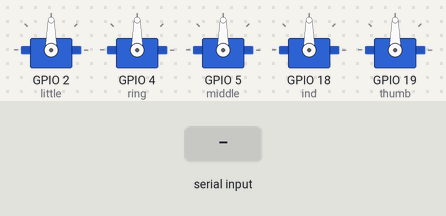
Bench run of a program on a simulated ESP32. On the bench: 5 × servo. The test bench sets the inputs (shaded band).

Above: at 1.2 s.
1.3 s: "1,90,45," received over Serial
At 4.5 s:
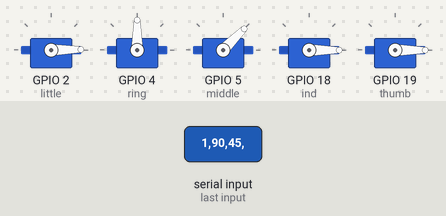
Timing chart, 0 to 6.0 s (numbered marks = the images above; inputs shaded):
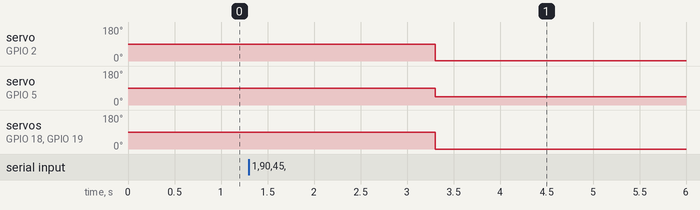

Measured:
- after the input at 1.3 s, servo on GPIO 2 (little): 90° → 1° after 2.0 s; servo on GPIO 5 (middle): 90° → 45° after 2.0 s; servo on GPIO 18 (ind), servo on GPIO 19 (thumb): 90° → 0° after 2.0 s

The program:

main.cpp
```cpp
#include <ESP32Servo.h>
#include <Arduino.h>

Servo little;
Servo ring;
Servo middle;
Servo ind;
Servo thumb;

void setup() {

  Serial.begin(115200);
  little.attach(2);
  ring.attach(4);
  middle.attach(5);
  ind.attach(18);
  thumb.attach(19);
}

void loop() {
  if (Serial.available() > 0) {
    String data = Serial.readStringUntil(',');
    int values[5];
    values[0] = data.toInt();

    for (int i = 1; i < 5; i++) {
      data = Serial.readStringUntil(',');
      values[i] = data.toInt();
    }

    little.write(values[0]);
    ring.write(values[1]);
    middle.write(values[2]);
    ind.write(values[3]);
    thumb.write(values[4]);
  }
}
```
